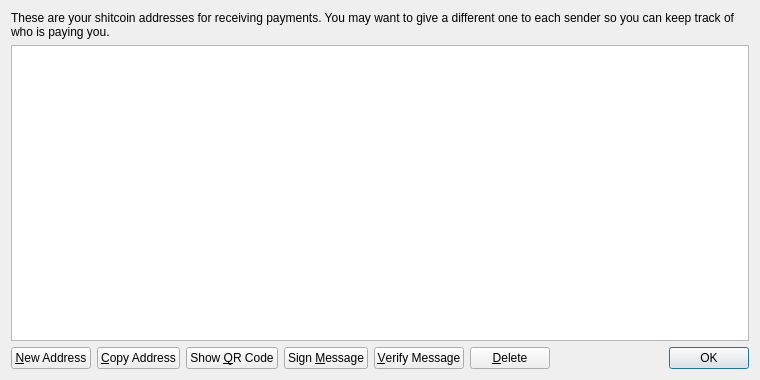
<?xml version="1.0" encoding="UTF-8"?>
<ui version="4.0">
 <class>AddressBookPage</class>
 <widget class="QWidget" name="AddressBookPage">
  <property name="geometry">
   <rect>
    <x>0</x>
    <y>0</y>
    <width>760</width>
    <height>380</height>
   </rect>
  </property>
  <property name="windowTitle">
   <string>Address Book</string>
  </property>
  <layout class="QVBoxLayout" name="verticalLayout">
   <item>
    <widget class="QLabel" name="labelExplanation">
     <property name="text">
      <string>These are your shitcoin addresses for receiving payments. You may want to give a different one to each sender so you can keep track of who is paying you.</string>
     </property>
     <property name="textFormat">
      <enum>Qt::PlainText</enum>
     </property>
     <property name="wordWrap">
      <bool>true</bool>
     </property>
    </widget>
   </item>
   <item>
    <widget class="QTableView" name="tableView">
     <property name="contextMenuPolicy">
      <enum>Qt::CustomContextMenu</enum>
     </property>
     <property name="toolTip">
      <string>Double-click to edit address or label</string>
     </property>
     <property name="tabKeyNavigation">
      <bool>false</bool>
     </property>
     <property name="alternatingRowColors">
      <bool>true</bool>
     </property>
     <property name="selectionMode">
      <enum>QAbstractItemView::SingleSelection</enum>
     </property>
     <property name="selectionBehavior">
      <enum>QAbstractItemView::SelectRows</enum>
     </property>
     <property name="sortingEnabled">
      <bool>true</bool>
     </property>
     <attribute name="verticalHeaderVisible">
      <bool>false</bool>
     </attribute>
    </widget>
   </item>
   <item>
    <layout class="QHBoxLayout" name="horizontalLayout">
     <item>
      <widget class="QPushButton" name="newAddressButton">
       <property name="toolTip">
        <string>Create a new address</string>
       </property>
       <property name="text">
        <string>&amp;New Address</string>
       </property>
       <property name="icon">
        <iconset resource="../bitcoin.qrc">
         <normaloff>:/icons/add</normaloff>:/icons/add</iconset>
       </property>
      </widget>
     </item>
     <item>
      <widget class="QPushButton" name="copyToClipboard">
       <property name="toolTip">
        <string>Copy the currently selected address to the system clipboard</string>
       </property>
       <property name="text">
        <string>&amp;Copy Address</string>
       </property>
       <property name="icon">
        <iconset resource="../bitcoin.qrc">
         <normaloff>:/icons/editcopy</normaloff>:/icons/editcopy</iconset>
       </property>
      </widget>
     </item>
     <item>
      <widget class="QPushButton" name="showQRCode">
       <property name="text">
        <string>Show &amp;QR Code</string>
       </property>
       <property name="icon">
        <iconset resource="../bitcoin.qrc">
         <normaloff>:/icons/qrcode</normaloff>:/icons/qrcode</iconset>
       </property>
      </widget>
     </item>
     <item>
      <widget class="QPushButton" name="signMessage">
       <property name="toolTip">
        <string>Sign a message to prove you own a shitcoin address</string>
       </property>
       <property name="text">
        <string>Sign &amp;Message</string>
       </property>
       <property name="icon">
        <iconset resource="../bitcoin.qrc">
         <normaloff>:/icons/edit</normaloff>:/icons/edit</iconset>
       </property>
      </widget>
     </item>
     <item>
      <widget class="QPushButton" name="verifyMessage">
       <property name="toolTip">
        <string>Verify a message to ensure it was signed with a specified shitcoin address</string>
       </property>
       <property name="text">
        <string>&amp;Verify Message</string>
       </property>
       <property name="icon">
        <iconset resource="../bitcoin.qrc">
         <normaloff>:/icons/transaction_0</normaloff>:/icons/transaction_0</iconset>
       </property>
      </widget>
     </item>
     <item>
      <widget class="QPushButton" name="deleteButton">
       <property name="toolTip">
        <string>Delete the currently selected address from the list</string>
       </property>
       <property name="text">
        <string>&amp;Delete</string>
       </property>
       <property name="icon">
        <iconset resource="../bitcoin.qrc">
         <normaloff>:/icons/remove</normaloff>:/icons/remove</iconset>
       </property>
      </widget>
     </item>
     <item>
      <spacer name="horizontalSpacer">
       <property name="orientation">
        <enum>Qt::Horizontal</enum>
       </property>
       <property name="sizeHint" stdset="0">
        <size>
         <width>40</width>
         <height>20</height>
        </size>
       </property>
      </spacer>
     </item>
     <item>
      <widget class="QDialogButtonBox" name="buttonBox">
       <property name="sizePolicy">
        <sizepolicy hsizetype="Maximum" vsizetype="Fixed">
         <horstretch>0</horstretch>
         <verstretch>0</verstretch>
        </sizepolicy>
       </property>
       <property name="standardButtons">
        <set>QDialogButtonBox::Ok</set>
       </property>
      </widget>
     </item>
    </layout>
   </item>
  </layout>
 </widget>
 <resources>
  <include location="../bitcoin.qrc"/>
 </resources>
 <connections/>
</ui>
